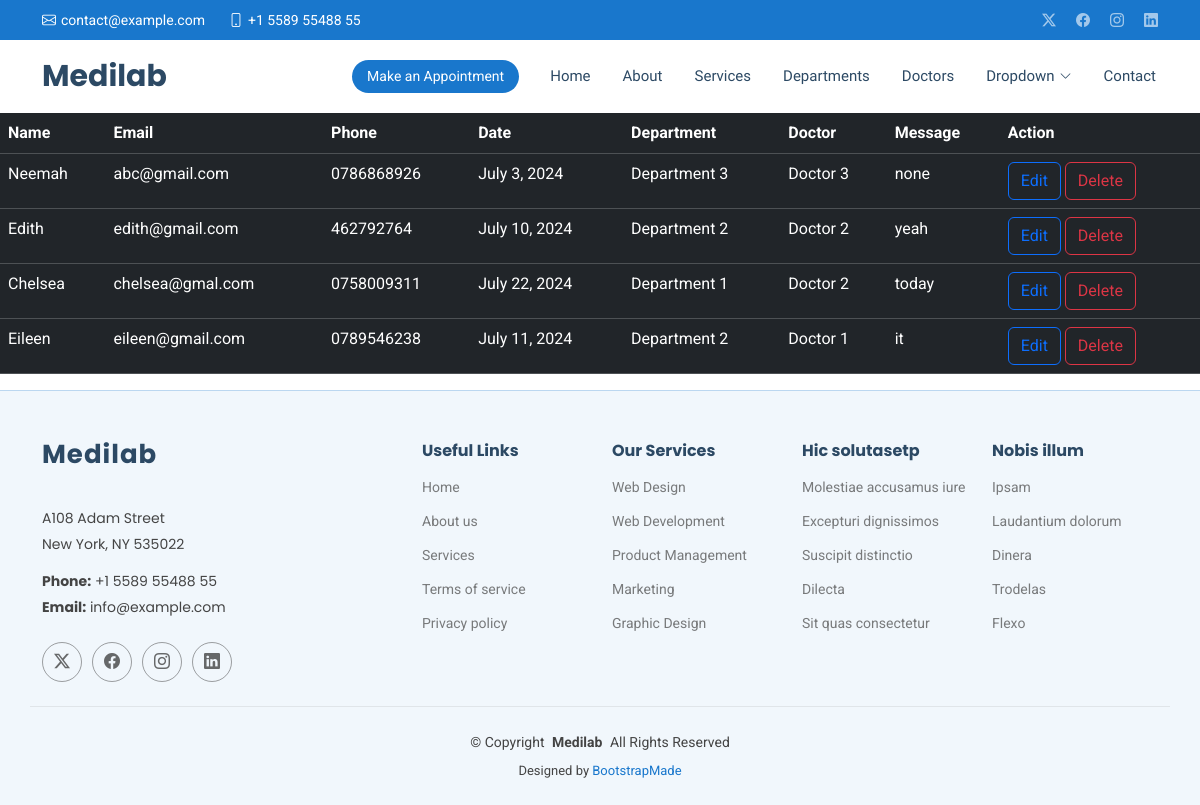
Page /show/ on the committed database.
### MedilabApp/models.py (models this page shows, shortened)
class Appointment(models.Model):
    name = models.CharField(max_length=200)
    email = models.EmailField()
    message = models.TextField()
    phone = models.CharField(max_length=10)
    doctor = models.CharField(max_length=10)
    department = models.CharField(max_length=20)
    date = models.DateField()

### MedilabApp/views.py (the view)
# urls.py: path('show/', views.show, name='show'),
def show(request):
    data = Appointment.objects.all()
    return render(request, 'show.html', {'appointment': data})

### templates/show.html
{% extends 'starter-page.html' %}
{% load static %}
{% block body %}
    <table class="table table-dark  table-hover">
    <tr>
        <th>Name</th>
        <th>Email</th>
        <th>Phone</th>
        <th>Date</th>
        <th>Department</th>
        <th>Doctor</th>
        <th>Message</th>
        <th>Action</th>
    </tr>
{% for y in appointment %}
    <tr>
        <td>{{ y.name }}</td>
        <td>{{ y.email }}</td>
        <td>{{ y.phone }}</td>
        <td>{{ y.date }}</td>
        <td>{{ y.department }}</td>
        <td>{{ y.doctor }}</td>
        <td>{{ y.message }}</td>
        <td>
            <a href="/edit/{{ y.id }}" class="btn btn-outline-primary">Edit</a>
            <a href="/delete/{{ y.id }}" class="btn btn-outline-danger">Delete</a>
        </td>
    </tr>
    {% endfor %}
    </table>
{% endblock %}

### static/assets/css/main.css (style rules this page uses)
:root { --default-font: "Roboto", system-ui, -apple-system, "Segoe UI", Roboto, "Helvetica Neue", Arial, "Noto Sans", "Liberation Sans", sans-serif, "Apple Color Emoji", "Segoe UI Emoji", "Segoe UI Symbol", "Noto Color Emoji"; --heading-font: "Poppins", sans-serif; --nav-font: "Raleway", sans-serif; }
:root { --background-color: #ffffff; --default-color: #444444; --heading-color: #2c4964; --accent-color: #1977cc; --surface-color: #ffffff; --contrast-color: #ffffff; }
:root { --nav-color: #2c4964; --nav-hover-color: #1977cc; --nav-mobile-background-color: #ffffff; --nav-dropdown-background-color: #ffffff; --nav-dropdown-color: #2c4964; --nav-dropdown-hover-color: #1977cc; }
:root { scroll-behavior: smooth; }
body { color: var(--default-color); background-color: var(--background-color); font-family: var(--default-font); }
a { color: var(--accent-color); text-decoration: none; transition: 0.3s; }

### rows in the picture
Appointment: name "Neemah", email "abc@gmail.com", phone "0786868926", date "July 3, 2024", department "Department 3", doctor "Doctor 3", message "none"
Appointment: name "Edith", email "edith@gmail.com", phone "462792764", date "July 10, 2024", department "Department 2", doctor "Doctor 2", message "yeah"
Appointment: name "Chelsea", email "chelsea@gmal.com", phone "0758009311", date "July 22, 2024", department "Department 1", doctor "Doctor 2", message "today"
Appointment: name "Eileen", email "eileen@gmail.com", phone "0789546238", date "July 11, 2024", department "Department 2", doctor "Doctor 1", message "it"
